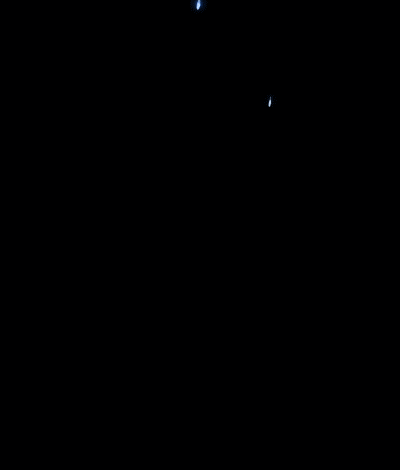
#> input picture art_src/raw/掉冰箭.gif, 400 x 470 px
$ python gif_to_sheet.py
#> lines starting #> are read from the running program, lines starting #| are printed output that depends on the picture
"""将黑底/透明底 GIF 特效拆帧、去黑底并打包为横向雪碧图 PNG。"""
from pathlib import Path
import sys
from PIL import Image


def convert_gif_to_sheet(
    gif_path: Path,
    out_path: Path,
    frame_count: int = 8,
    cell_w: int = 128,
    cell_h: int = 144,
    black_threshold: int = 12,
) -> None:
#> called with frame_count = 8, cell_w = 128, cell_h = 144, black_threshold = 12
    im = Image.open(gif_path)
#> im is the input picture: PIL image 400x470 P; mean R, G, B, A 0, 0.1, 1.1, 255
    total = getattr(im, "n_frames", 1)
#> total = 41
    # 避开首尾空帧，均匀抽取 frame_count 帧
    start = 1 if total > frame_count + 2 else 0
#> start = 1
    end = total - 1 if total > frame_count + 2 else total - 1
#> end = 40
    indices = [
        min(total - 1, round(start + i * (end - start) / max(1, frame_count - 1)))
        for i in range(frame_count)
    ]
#> indices = [1, 7, 12, 18, 23, 29, 34, 40]

    sheet = Image.new("RGBA", (cell_w * frame_count, cell_h), (0, 0, 0, 0))
#> sheet: PIL image 1024x144 RGBA; every value is 0
    for col, idx in enumerate(indices):
        im.seek(idx)
        rgba = im.convert("RGBA")
        # 若原图是黑底（无有效透明通道），按亮度转成柔和 Alpha 通道
        extrema = rgba.getextrema()
        has_alpha = extrema[3][0] < 240
        if not has_alpha:
            px = rgba.load()
            w, h = rgba.size
            for y in range(h):
                for x in range(w):
                    r, g, b, _ = px[x, y]
                    lum = max(r, g, b)
                    if lum <= black_threshold:
                        px[x, y] = (0, 0, 0, 0)
                    else:
                        a = min(255, int((lum - black_threshold) * 255 / (255 - black_threshold)))
                        scale = 255.0 / max(1, a)
                        px[x, y] = (
                            min(255, int(r * scale)),
                            min(255, int(g * scale)),
                            min(255, int(b * scale)),
                            a,
                        )
        resized = rgba.resize((cell_w, cell_h), Image.Resampling.LANCZOS)
        sheet.paste(resized, (col * cell_w, 0))
#> this loop made 8 passes
#> idx on passes 1 to 8: 1, 7, 12, 18, 23, 29, 34, 40
#> pass 1, in convert_gif_to_sheet, `resized = rgba.resize((cell_w, cell_h), Image.Resampling.LANCZOS)`:
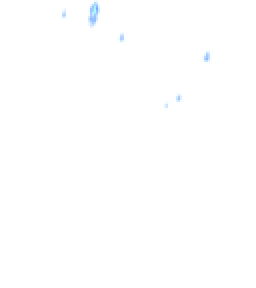
#> resized: PIL image 128x144 RGBA (shown 2 times larger); mean R, G, B, A 1.5, 3, 3.8, 0.8; transparent parts drawn white
#> pass 2, in convert_gif_to_sheet, `rgba = im.convert("RGBA")`:
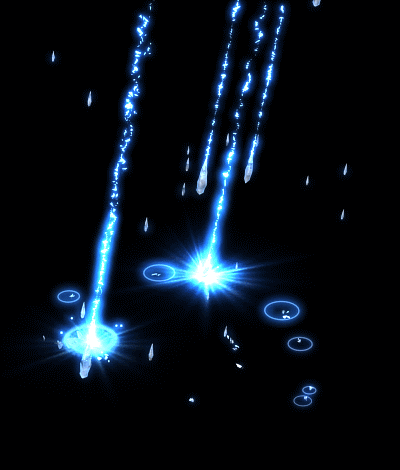
#> rgba: PIL image 400x470 RGBA; mean R, G, B, A 7.9, 15.6, 24.6, 255
#> pass 2, in convert_gif_to_sheet, `resized = rgba.resize((cell_w, cell_h), Image.Resampling.LANCZOS)`:
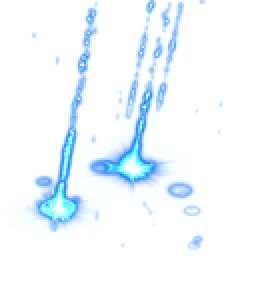
#> resized: PIL image 128x144 RGBA (shown 2 times larger); mean R, G, B, A 22.8, 63.2, 81.5, 21.9; transparent parts drawn white
#> after the loop:
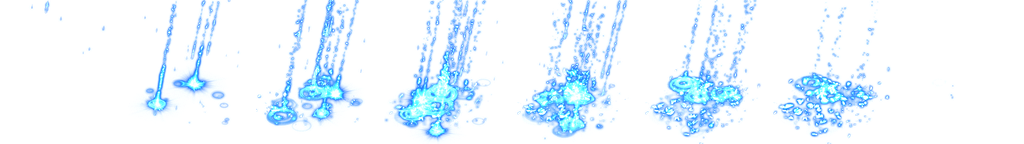
#> sheet: PIL image 1024x144 RGBA; mean R, G, B, A 26.7, 61.4, 80.5, 32.6; transparent parts drawn white

    out_path.parent.mkdir(parents=True, exist_ok=True)
    sheet.save(out_path, optimize=True)
    size_kb = out_path.stat().st_size / 1024
    print(f"Generated {out_path} ({sheet.size[0]}x{sheet.size[1]}, {frame_count} frames, {size_kb:.1f} KB)")
#| Generated assets/resources/art/vfx_ice_arrows.png (1024x144, 8 frames, 140.5 KB)


if __name__ == "__main__":
    root = Path(__file__).resolve().parents[2]
    src = Path(sys.argv[1]) if len(sys.argv) > 1 else root / "art_src" / "raw" / "掉冰箭.gif"
    dst = Path(sys.argv[2]) if len(sys.argv) > 2 else root / "assets" / "resources" / "art" / "vfx_ice_arrows.png"
    convert_gif_to_sheet(src, dst)
